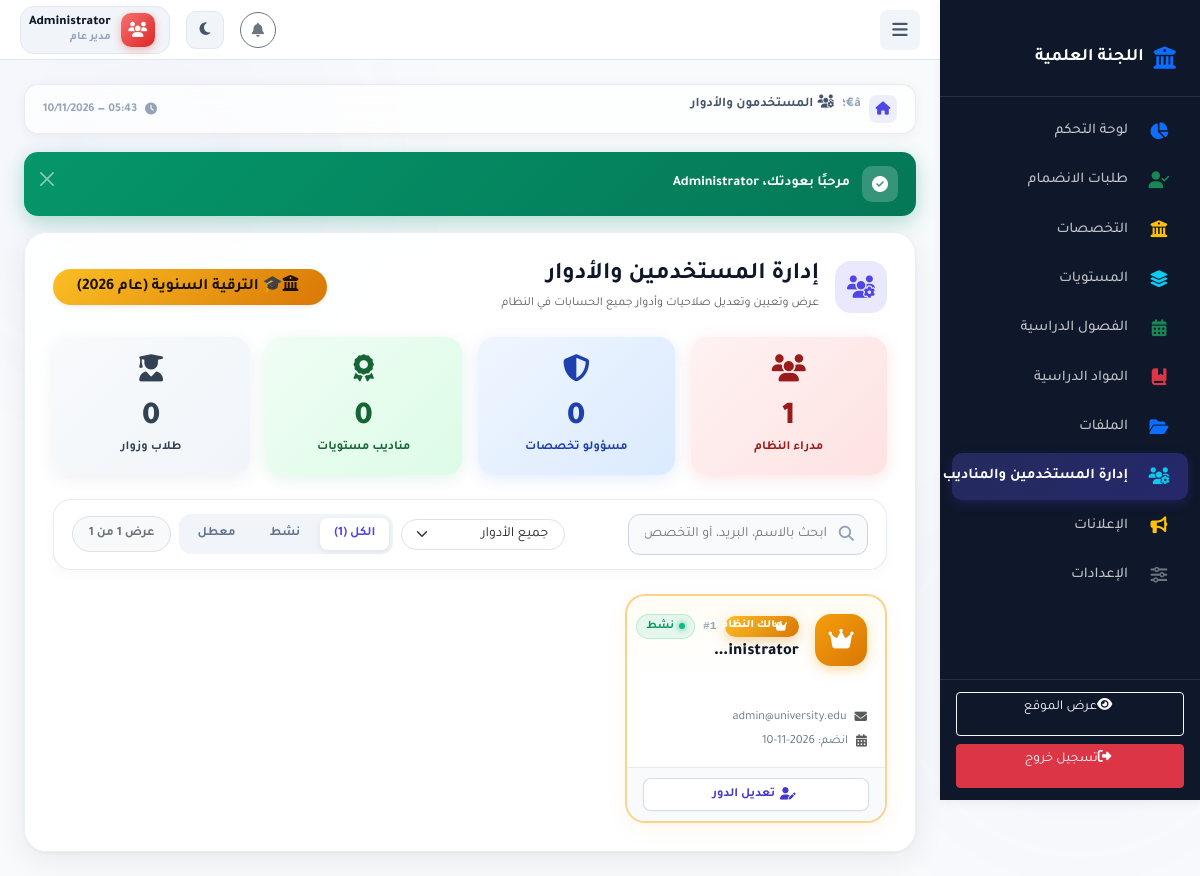
Page /admin/users (signed in) on the committed database.
### tables this page shows
CREATE TABLE IF NOT EXISTS users (
    id INT PRIMARY KEY AUTO_INCREMENT,
    major_id INT NULL,
    full_name VARCHAR(150) NOT NULL,
    email VARCHAR(150) UNIQUE NOT NULL,
    google_id VARCHAR(255) NULL,
    password VARCHAR(255) NOT NULL,
    phone VARCHAR(20),
    managed_level_id INT NULL,
    managed_major_id INT NULL,
    role ENUM('admin', 'manager', 'major_admin', 'guest') DEFAULT 'guest',
    is_active BOOLEAN DEFAULT TRUE,
    last_login TIMESTAMP NULL,
    created_at TIMESTAMP DEFAULT CURRENT_TIMESTAMP,
    updated_at TIMESTAMP DEFAULT CURRENT_TIMESTAMP ON UPDATE CURRENT_TIMESTAMP,
    FOREIGN KEY (major_id) REFERENCES majors(id) ON DELETE SET NULL,
    FOREIGN KEY (managed_level_id) REFERENCES levels(id) ON DELETE SET NULL,
    FOREIGN KEY (managed_major_id) REFERENCES majors(id) ON DELETE SET NULL,
    INDEX idx_email (email),
    INDEX idx_role (role)
);

### app/Views/admin/users/index.php (the view, shortened to what the rows shown need)
<?php
$totalUsers   = count($users ?? []);
$countAdmin   = 0; $countMajor = 0; $countManager = 0; $countStudent = 0;
foreach (($users ?? []) as $u) {
    $r = $u->role ?? 'student';
    if ($r === 'admin')           $countAdmin++;
    elseif ($r === 'major_admin') $countMajor++;
    elseif ($r === 'manager')     $countManager++;
    else                          $countStudent++;
}
$isAdmin = in_array($_SESSION['user_role'] ?? '', ['admin', 'major_admin'], true);
$promotionInfo = $promotionInfo ?? \App\Models\User::getLastPromotionInfo($scopedMajorId ?? null);
$canPromote = $promotionInfo['can_promote'] ?? true;
$currentYear = $promotionInfo['current_year'] ?? (int)date('Y');
$lastYear = $promotionInfo['last_year'] ?? null;
?>
<div class="d-flex align-items-center justify-content-between flex-wrap gap-3 mb-4">
    <div class="d-flex align-items-center gap-3">
        <div class="majors-stat-icon icon-primary" style="width: 52px; height: 52px; border-radius: 16px; font-size: 1.4rem;">
            <i class="fas fa-users-cog"></i>
        </div>
        <div>
            <h4 class="fw-bold mb-1" style="color:var(--dark);">إدارة المستخدمين والأدوار</h4>
            <p class="text-muted small mb-0">عرض وتعيين وتعديل صلاحيات وأدوار جميع الحسابات في النظام</p>
        </div>
    </div>
    <div class="d-flex align-items-center gap-2 flex-wrap">
        <?php if ($isAdmin): ?>
            <?php if ($canPromote): ?>
                <button type="button" class="btn btn-promote rounded-pill px-4 fw-bold shadow-sm" data-bs-toggle="modal" data-bs-target="#promoteYearModal">
                    <i class="fas fa-graduation-cap ms-1"></i>🎓 الترقية السنوية (عام <?php echo $currentYear; ?>)
                </button>
            <?php else: ?>
                <button type="button" class="btn btn-success bg-opacity-10 text-success border border-success rounded-pill px-4 fw-bold shadow-sm" data-bs-toggle="modal" data-bs-target="#promoteYearModal">
                    <i class="fas fa-check-circle ms-1"></i>تمت ترقية عام <?php echo $lastYear; ?>
                </button>
            <?php endif; ?>
        <?php endif; ?>
    </div>
</div>
<div class="row g-3 mb-4">
    <div class="col-6 col-md-3">
        <div class="stat-role-card stat-admin">
            <div class="stat-icon"><i class="fas fa-user-shield"></i></div>
            <div class="stat-num"><?php echo $countAdmin; ?></div>
            <div class="stat-label">مدراء النظام</div>
        </div>
    </div>
    <div class="col-6 col-md-3">
        <div class="stat-role-card stat-major">
            <div class="stat-icon"><i class="fas fa-shield-alt"></i></div>
            <div class="stat-num"><?php echo $countMajor; ?></div>
            <div class="stat-label">مسؤولو تخصصات</div>
        </div>
    </div>
    <div class="col-6 col-md-3">
        <div class="stat-role-card stat-manager">
            <div class="stat-icon"><i class="fas fa-award"></i></div>
            <div class="stat-num"><?php echo $countManager; ?></div>
            <div class="stat-label">مناديب مستويات</div>
        </div>
    </div>
    <div class="col-6 col-md-3">
        <div class="stat-role-card stat-student">
            <div class="stat-icon"><i class="fas fa-user-graduate"></i></div>
            <div class="stat-num"><?php echo $countStudent; ?></div>
            <div class="stat-label">طلاب وزوار</div>
        </div>
    </div>
</div>
<div class="majors-toolbar mb-4">
    <div class="d-flex align-items-center justify-content-between flex-wrap gap-3">
        <div class="majors-search-box flex-grow-1" style="max-width: 320px;">
            <input type="text" id="userSearchInput" class="majors-search-input" placeholder="ابحث بالاسم، البريد، أو التخصص..." autocomplete="off">
        </div>
        <div class="d-flex align-items-center gap-2 flex-wrap flex-grow-1 justify-content-end">
            <select id="userRoleFilter" class="form-select form-select-sm rounded-pill px-3 shadow-none border" style="width: auto; max-width: 170px;">
                <option value="">جميع الأدوار</option>
            </select>
            <div class="majors-filter-group" id="userFilterGroup">
                <button type="button" class="majors-filter-btn active" data-filter="all">الكل (<?php echo $totalUsers; ?>)</button>
                <button type="button" class="majors-filter-btn" data-filter="active">نشط</button>
                <button type="button" class="majors-filter-btn" data-filter="inactive">معطل</button>
            </div>
            <span class="badge bg-light text-secondary border px-3 py-2 rounded-pill fw-bold" id="userCounterBadge">
                عرض <?php echo $totalUsers; ?> من <?php echo $totalUsers; ?>
            </span>
        </div>
    </div>
</div>
<?php if (empty($users)): ?>
    <div class="majors-empty-box">
        <div class="majors-empty-icon">
            <i class="fas fa-users-slash"></i>
        </div>
        <h5 class="fw-bold text-dark mb-2">لا يوجد مستخدمين مسجلين في النظام</h5>
        <p class="text-muted small mb-0">لم يتم العثور على أي حسابات مطابقة</p>
    </div>
<?php else: ?>
    <div class="row g-4" id="usersGridContainer">
        <?php
        $userIdx = 0;
        foreach ($users as $user):
            $userIdx++;
            $isOwnerRow = \App\Models\User::isSystemOwner($user);
            $r          = $user->role ?? 'student';
            $isActive   = (bool)$user->is_active;
            $majorName  = $user->major_name ?? '';
            $levelName  = $user->level_name ?? '';
            $joinedDate = $user->created_at ? format_date($user->created_at, 'Y-m-d') : '';
            if ($isOwnerRow) {
                $avatarBoxCls = 'avatar-box-owner';
                $avatarIcon   = '<i class="fas fa-crown"></i>';
                $roleLabel    = 'مالك النظام';
                $roleBadgeCls = 'role-badge-owner';
                $roleIcon     = 'fas fa-crown';
            } elseif ($r === 'admin') {
                $avatarBoxCls = 'avatar-box-admin';
                $avatarIcon   = '<i class="fas fa-user-shield"></i>';
                $roleLabel    = 'مدير عام';
                $roleBadgeCls = 'role-badge-admin';
                $roleIcon     = 'fas fa-user-shield';
            } elseif ($r === 'major_admin') {
                $avatarBoxCls = 'avatar-box-major';
                $avatarIcon   = '<i class="fas fa-shield-alt"></i>';
                $roleLabel    = 'مسؤول تخصص';
                $roleBadgeCls = 'role-badge-major';
                $roleIcon     = 'fas fa-shield-alt';
            } elseif ($r === 'manager') {
                $avatarBoxCls = 'avatar-box-manager';
                $avatarIcon   = '<i class="fas fa-award"></i>';
                $roleLabel    = 'مندوب مستوى';
                $roleBadgeCls = 'role-badge-manager';
                $roleIcon     = 'fas fa-award';
            } else {
                $avatarBoxCls = 'avatar-box-student';
                $avatarIcon   = '<i class="fas fa-user-graduate"></i>';
                $roleLabel    = 'طالب / زائر';
                $roleBadgeCls = 'role-badge-student';
                $roleIcon     = 'fas fa-user';
            }
            $canEditThisRow   = \App\Controllers\UserController::canEditUserTarget($user);
        ?>
        <div class="col-12 col-md-6 col-xl-4 user-item-col"
             data-name="<?php echo escape(mb_strtolower($user->full_name ?? $user->name ?? '')); ?>"
             data-email="<?php echo escape(mb_strtolower($user->email ?? '')); ?>"
             data-phone="<?php echo escape(mb_strtolower($user->phone ?? '')); ?>"
             data-major="<?php echo escape(mb_strtolower($majorName)); ?>"
             data-level="<?php echo escape(mb_strtolower($levelName)); ?>"
             data-role="<?php echo escape($r); ?>"
             data-status="<?php echo $isActive ? 'active' : 'inactive'; ?>">
            <div class="user-modern-card <?php echo $isOwnerRow ? 'card-owner-vip' : ($isActive ? '' : 'card-inactive'); ?>">
                <div class="major-card-header">
                    <div class="d-flex align-items-center gap-3">
                        <div class="user-card-avatar-box <?php echo $avatarBoxCls; ?>" title="<?php echo $roleLabel; ?>">
                            <?php echo $avatarIcon; ?>
                        </div>
                        <div class="major-header-text">
                            <div class="d-flex align-items-center gap-2 mb-1">
                                <span class="role-badge <?php echo $roleBadgeCls; ?>" style="padding: 2px 8px; font-size: 0.7rem;">
                                    <i class="<?php echo $roleIcon; ?> ms-1"></i><?php echo $roleLabel; ?>
                                </span>
                                <span class="major-id-badge" title="الترقيم التسلسلي">#<?php echo $userIdx; ?></span>
                            </div>
                            <h5 class="major-card-title text-truncate" style="max-width: 190px;" title="<?php echo escape($user->full_name ?? $user->name ?? 'بدون اسم'); ?>">
                                <?php echo escape($user->full_name ?? $user->name ?? 'بدون اسم'); ?>
                            </h5>
                        </div>
                    </div>
                    <div>
                        <span class="major-status-pill <?php echo $isActive ? 'status-pill-active' : 'status-pill-inactive'; ?>">
                            <?php if ($isActive): ?>
                                <span class="pulse-dot"></span> نشط
                            <?php else: ?>
                                <i class="fas fa-pause-circle me-1" style="font-size:0.7rem;"></i> معطل
                            <?php endif; ?>
                        </span>
                    </div>
                </div>
                <div class="major-card-body-content">
                    <div class="user-card-info-strip">
                        <div class="user-info-row" title="البريد الإلكتروني">
                            <i class="fas fa-envelope text-muted"></i>
                            <span style="user-select:none;-webkit-user-select:none;"><?php echo escape(mask_email($user->email, (int)$user->id)); ?></span>
                        </div>
                        <?php if (!empty($joinedDate)): ?>
                            <div class="user-info-row" title="تاريخ التسجيل">
                                <i class="fas fa-calendar-alt text-muted"></i>
                                <span>انضم: <?php echo escape($joinedDate); ?></span>
                            </div>
                        <?php endif; ?>
                    </div>
                </div>
                <div class="major-card-actions-bar">
                    <?php if ($canEditThisRow): ?>
                        <a href="<?php echo url('/admin/users/' . escape($user->id) . '/edit'); ?>"
                           class="major-act-btn btn-edit-major"
                           title="تعديل الدور والصلاحيات">
                            <i class="fas fa-user-edit ms-1"></i>تعديل الدور
                        </a>
                    <?php else: ?>
                        <span class="badge bg-light text-warning border px-3 py-2 rounded-pill w-100 text-center fw-bold" style="font-size:0.75rem;">
                            <i class="fas fa-lock ms-1"></i>حساب محمي ومحصن
                        </span>
                    <?php endif; ?>
                </div>
            </div>
        </div>
        <?php endforeach; ?>
    </div>
<?php endif; ?>

### app/Config/Router.php (shortened to what the rows shown need)
<?php
class Router
{
    private array $routes = [];
    public function __construct()
    {
        $routes = require __DIR__ . '/../../config/routes.php';
        foreach ($routes as $pattern => $config) {
            $this->routes[] = [
                'pattern' => $this->patternToRegex($pattern),
                'original' => $pattern,
                'config' => $config,
            ];
        }
    }
    private function patternToRegex(string $pattern): string
    {
        $regex = preg_replace('/\{(\w+)\}/', '(?P<$1>[^/]+)', $pattern);
        return '#^' . $regex . '$#';
    }
    public function dispatch(string $uri, string $method): void
    {
        $uri = parse_url($uri, PHP_URL_PATH);
        $uri = str_replace('\\', '/', $uri);
        $uri = rtrim($uri, '/') ?: '/';
        $basePath = str_replace('\\', '/', dirname($_SERVER['SCRIPT_NAME'] ?? ''));
        if ($basePath !== '/' && $basePath !== '.') {
            if (str_starts_with($uri, $basePath)) {
                $uri = substr($uri, strlen($basePath));
            } else {
                $basePathNoPublic = preg_replace('#/public$#i', '', $basePath);
                if ($basePathNoPublic !== '' && $basePathNoPublic !== '/' && str_starts_with($uri, $basePathNoPublic)) {
                    $uri = substr($uri, strlen($basePathNoPublic));
                }
            }
        }
        $uri = '/' . ltrim($uri, '/');
        foreach ($this->routes as $route) {
            if (!preg_match($route['pattern'], $uri, $matches)) {
                continue;
            }
            $params = array_filter($matches, 'is_string', ARRAY_FILTER_USE_KEY);
            $action = $route['config']['action'];
            $controller = new $controllerClass();
            if (!empty($params)) {
                $controller->$action(...array_values($params));
            } else {
                $controller->$action();
            }
            return;
        }
    }
}

### rows in the picture
users: id "مالك النظام", full_name "Administrat…", is_active 1 (drawn), email "admin@university.edu", created_at "2026-11-10"

### other values in the picture
$countAdmin "1"
$countMajor "0"
$countManager "0"
$countStudent "0"
$totalUsers "1"
